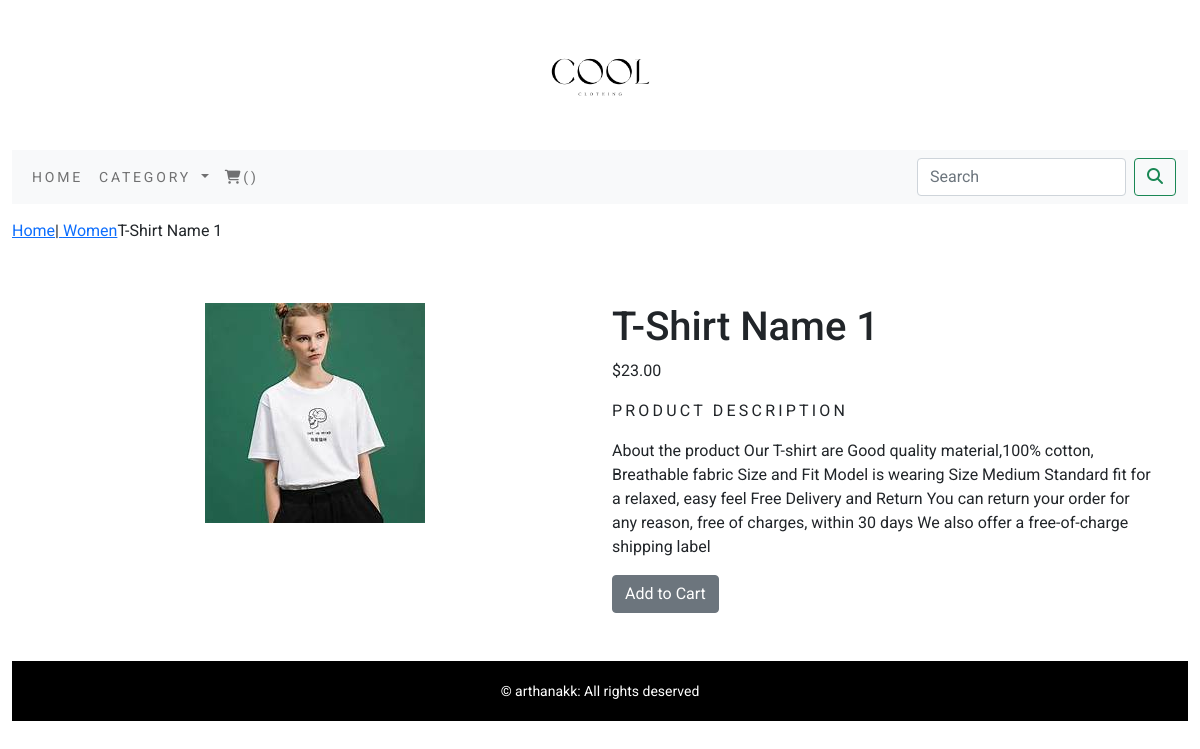
Page /shop/women/t-shirt-name-1/ on the committed database.
### shop/models.py (models this page shows, shortened)
class Product(models.Model):
    name=models.CharField(max_length=250,unique=True)
    slug = models.SlugField(max_length=250, unique=True)
    description = models.TextField(blank=True)
    price=models.DecimalField(max_digits=10,decimal_places=2)
    category=models.ForeignKey(Category,on_delete=models.CASCADE)
    image = models.ImageField(upload_to='product', blank=True)
    stock=models.IntegerField()
    available=models.BooleanField(default=True)
    created=models.DateTimeField(auto_now_add=True)
    updated=models.DateTimeField(auto_now=True)
    class Meta:
        ordering = ('name',)
        verbose_name = 'product'
        verbose_name_plural = 'products'

class Category(models.Model):
    name=models.CharField(max_length=250,unique=True)
    slug=models.SlugField(max_length=250,unique=True)
    description=models.TextField(blank=True)
    image=models.ImageField(upload_to='category',blank=True)
    class Meta:
        ordering=('name',)
        verbose_name='category'
        verbose_name_plural='categories'
    def get_url(self):
        return reverse('shop:product_by_category',args=[self.slug])
    def __str__(self):
        return '{}'.format(self.name)

### shop/views.py (the view)
# urls.py: path('<slug:c_slug>/<slug:product_slug>/',views.prodetail,name='prodetail'),
def prodetail(request,c_slug,product_slug):
    try:
        products=Product.objects.get(category__slug=c_slug,slug=product_slug)
    except Exception as e:
        raise e
    return render(request,'product.html',{'product':products})

### shop/context_processors.py (called while the page is built)
def menu_links(request):
    links=Category.objects.all()
    return dict(links=links)

### templates/product.html (shortened to what this page needs)
{% extends 'base.html' %}
{% load static %}
{% block content %}
<div class="row my_prod_row_class">
    <div clas="mx-auto">
        <p><a href="{% url 'shop:allprodcat' %}">Home</a>|<a href="{{product.category.get_url}}"> {{product.category}}</a>{{product.name}}</p>
    </div>
</div>
<div class="container pb-5">
<br>
<div class="row">
    <div class="col-12 col-sm-12 col-md-12 col-lg-6 text-center">
        <div class="min-width:18rem;">
            <img src="{{product.image.url}}" alt="{{product.name}}">
        </div>
    </div>
    <div class="col-12 col-sm-12 col-md-12 col-lg-6">
        <h1 class="my_prod_title">{{product.name}}</h1>
        <p>${{product.price}}</p>
        <p class="my_title">Product Description</p>
        <p class="text-justify my_prod_text">{{product.description}}</p>
        {% if product.stock <= 0 %}
        <p class="text-justify my_prod_text"><b>Out of Stock</b></p>
        {% else %}
        <a class="btn btn-secondary" href="{% url 'cart:add_cart' product.id %}">Add to Cart</a>
        {% endif %}
</div>
</div>
{% endblock %}

### static/css/custom.css (style rules this page uses)
body { font-family: 'Roboto', san-serif; }
.my_title { font-size:16px; text-transform:uppercase; letter-spacing: .2em; }
.my_prod_row_class { padding-top:15px; padding-bottom:20px; }

### rows in the picture
Product: category "Women", name "T-Shirt Name 1", image (picture), price "23.00", description "About the product Our T-shirt are Good quality material,100% cotton, Breathable fabric Size and Fit Model is wearing Size Medium Standard fit for a relaxed, easy feel Free Delivery and Return You can return your order for any reason, free of charges, within 30 days We also offer a free-of-charge shipping label"
